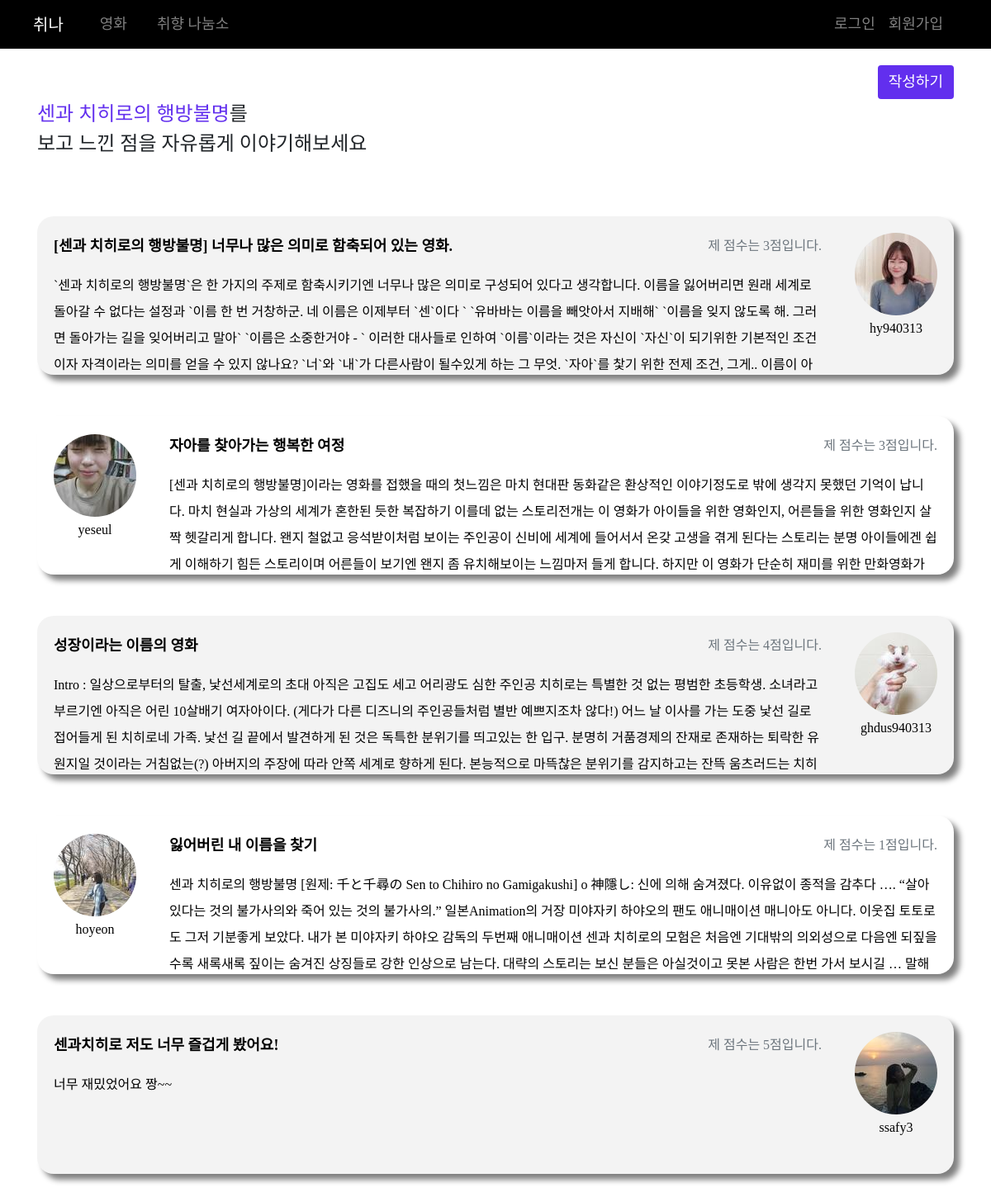
/articles/10/community, run on an earlier commit of the app's database.
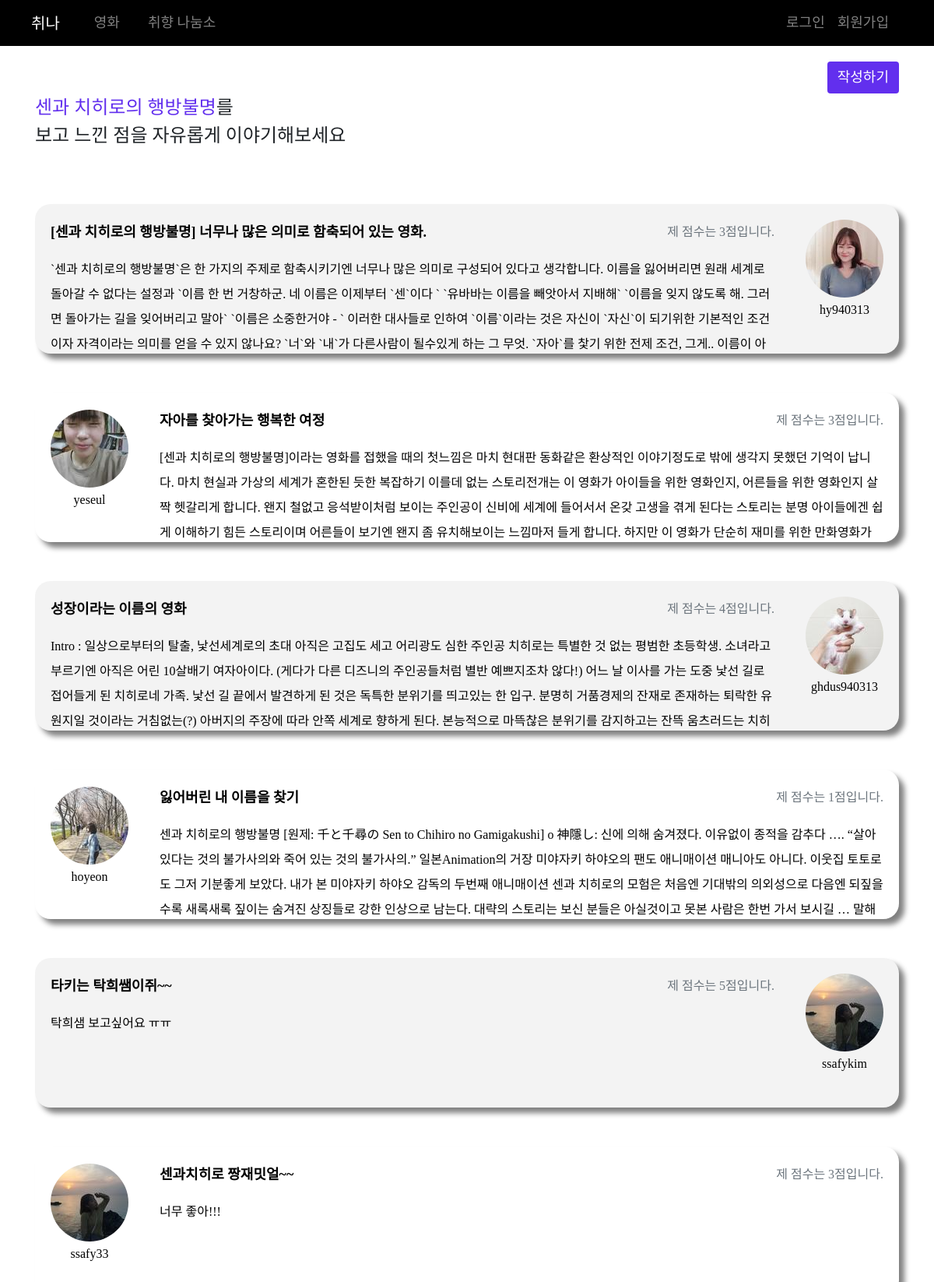
And on a later commit of the database.
### articles/models.py (models this page shows)
class Movie(models.Model):
    popularity = models.FloatField()
    vote_count = models.IntegerField()
    poster_path = models.CharField(max_length=200, null=True)
    adult = models.BooleanField()
    backdrop_path = models.CharField(max_length=200, null=True)
    original_language = models.CharField(max_length=200)
    original_title = models.CharField(max_length=200)
    title = models.CharField(max_length=200)
    vote_average = models.FloatField()
    overview = models.TextField()
    release_date = models.DateField()
    color = models.CharField(validators=[validate_comma_separated_integer_list], max_length=30, blank=True, null=True)
    like_users = models.ManyToManyField(settings.AUTH_USER_MODEL, related_name='like_movies')
    genre_ids = models.ManyToManyField(Genre, related_name='genre_movies', blank=True)

class Review(models.Model):
    title = models.CharField(max_length=150)
    content = models.TextField()
    created_at = models.DateField(auto_now_add=True)
    updated_at = models.DateField(auto_now=True)
    user = models.ForeignKey(settings.AUTH_USER_MODEL, on_delete=models.CASCADE)
    movie = models.ForeignKey(Movie, on_delete=models.CASCADE)
    genre_ids = models.ManyToManyField(Genre, related_name='review', blank=True)
    score = models.IntegerField(validators=[MinValueValidator(1), MaxValueValidator(5)])

### accounts/models.py (models this page shows)
class User(AbstractUser):
    followers = models.ManyToManyField(
            settings.AUTH_USER_MODEL,
            related_name='followings'
    )
    myinfo = models.TextField(blank=True, null=True)
    image = ProcessedImageField(upload_to='',processors=[ResizeToFill(100,100)],blank=True, null=True)
    nickname = models.TextField(blank=True, null=True)

### articles/views.py (the view)
# urls.py: path('<int:movie_pk>/community', views.community, name='community'),
def community(request, movie_pk):
    movie = get_object_or_404(Movie, pk=movie_pk)
    reviews = movie.review_set.all()
    paginator = Paginator(reviews, 6)
    page_number = request.GET.get('page')
    page_obj = paginator.get_page(page_number)
    context = {
        'reviews': reviews,
        'movie': movie,
        'page_obj': page_obj,
    }
    return render(request, 'articles/community.html', context)

### articles/templates/articles/community.html (shortened to what this page needs)
{% extends 'base.html' %}
{% load static %}
{% load bootstrap_pagination %}
{% block head %}
<link rel="stylesheet" href="{% static 'articles/style.css' %}">
{% endblock %}
{% block content %}
<div class="container">
    <div class="d-flex flex-row-reverse align-content-center">
        <form action="{% url 'articles:review_create' movie.pk %}">
            <button class="btn text_R" style="background-color: rgb(98, 47, 238); color: white; margin-top: 20px;">작성하기</button>
        </form>
    </div>
    <div>
        <a href="#" class="text-decoration-none text_B" style="color: rgb(98, 47, 238);">{{ movie.title }}</a><span class="text_B">를</span>
        <p class="text_B">보고 느낀 점을 자유롭게 이야기해보세요</p>
    </div>
    <div style="margin-top: 70px;">
        {% for review in page_obj %}
        {% if forloop.counter|divisibleby:"2" %}
            <a href="{% url 'articles:review_detail' movie.pk review.pk %}" class="text-decoration-none" >
                <div class="d-flex community_txt_post" style="margin-bottom: 50px; ; border-radius: 20px 20px 20px 20px;">
                    <div class="d-flex flex-column justify-content-center align-content-center" style="margin:20px;">
                        {% if review.user.image %}
                            <img class="profile_img" src = "{{ review.user.image.url }}" style="width: 100px; height: 100px;">
                        {% else %}
                            <img class="profile_img" src = "/static/noprofile.jpg" style="width: 100px; height: 100px;">
                        {% endif %}
                        <p class="text_L text-center" style="color: black;">{{ review.user.username }}</p>
                    </div>
                    <div style="width:100%; margin: 20px;">
                        <div class="d-flex justify-content-between" style="width: 100%;">
                            <p class="text_R font-weight-bold" style="color: black;">{{ review.title }}</p>
                            <p class="text_L text-muted">제 점수는 {{ review.score }}점입니다.</p>
                        </div>
                        <div class="">
                            <p style="color: black;">{{ review.content }}</p>
                        </div>
                    </div>
                </div>
            </a>
        {% else %}
            <a href="{% url 'articles:review_detail' movie.pk review.pk %}" class="text-decoration-none" >
                <div class="d-flex community_txt_post" style="margin-bottom: 50px; background-color: rgb(243, 243, 243); border-radius: 20px 20px 20px 20px;">
                    <div style="width:100%; margin: 20px;">
                        <div class="d-flex justify-content-between" style="width: 100%;">
                            <p class="text_R font-weight-bold" style="color: black;">{{ review.title }}</p>
                            <p class="text_L text-muted" >제 점수는 {{ review.score }}점입니다.</p>
                        </div>
                        <div class="">
                            <p style="color: black;">{{ review.content }}</p>
                        </div>
                    </div>
                    <div style="margin: 20px;">
                        {% if review.user.image %}
                            <img class="profile_img" src = "{{ review.user.image.url }}" style="width: 100px; height: 100px;">
                        {% else %}
                            <img class="profile_img" src = "/static/noprofile.jpg" style="width: 100px; height: 100px;">
                        {% endif %}
                        <p class="text_L text-center" style="color: black;">{{ review.user.username }}</p>
                    </div>
                </div>
            </a>
        {% endif %}
        {% endfor %}
    </div>
</div>
{% endblock %}

### templates/base.html (shortened to what this page needs)
{% load static %}
<!DOCTYPE html>
<html lang="en">
<head>
    <link rel="stylesheet" href="{% static 'style.css' %}">
    <link rel="stylesheet" href="https://stackpath.bootstrapcdn.com/bootstrap/4.5.0/css/bootstrap.min.css">
    {% block head %}
    {% endblock %}
</head>
<body>
    {% include '_nav.html' %}
    {% block content %}
    {% endblock %}
</body>
</html>

### templates/_nav.html (shortened to what this page needs)
{% load bootstrap4 %}
<nav class="navbar navbar-expand-lg navbar-dark" style="background-color: black; padding-left: 40px; padding-right: 30px;">
    <a class="nav_title navbar-brand" href="{% url 'articles:home' %}">취나</a>
    <div class="collapse navbar-collapse justify-content-between" id="navbarNav" style="padding-left: 20px; padding-right: 20px;">
        <ul class="navbar-nav">
            <li class="nav-item" style="padding-right: 20px;">
                <a class="nav-link nav_text" href="{% url 'articles:movie_list' %}">영화</a>
            </li>
            <li class="nav-item">
                <a class="nav-link nav_text" href="{% url 'articles:review_list' %}">취향 나눔소</a>
            </li>
        </ul>
        <ul class="navbar-nav">
            {% if user.is_authenticated %}
            <li class="nav-item nav_text"><a class ="nav-link" href="{% url 'accounts:profile' user.username %}">프로필</a></li>
            <li class="nav-item nav_text"><a class ="nav-link" href="{% url 'accounts:logout' %} "style="padding-left:20px";>로그아웃</a></li>
            {% else %}
            <li class="nav-item nav_text"><a class ="nav-link" href="{% url 'accounts:login' %}">로그인</a></li>
            <li class="nav-item nav_text"><a class ="nav-link" href="{% url 'accounts:signup' %}">회원가입</a></li>
            {% endif %}
        </ul>
    </div>
</nav>

### static/style.css (style rules this page uses)
.nav_title { font-family: "font_B"; font-size: large; }
.nav_text { font-family: "font_R"; font-size: large; }

### static/articles/style.css (style rules this page uses)
.profile_img { border-radius: 50%; }
.text_R { font-family: "font_R"; font-size: large; }
.text_B { font-family: "font_B"; font-size: x-large; }
.text_L { font-family: "font_L"; font-size: medium; }
.community_txt_post { overflow: hidden; text-overflow: ellipsis; display: -webkit-box; -webkit-line-clamp: 5; -webkit-box-orient: vertical; word-wrap:break-word; line-height: 2em; height: 12em; font-family: "font_L" }
.community_txt_post { box-shadow: 7px 7px 7px gray; }

What changed in the data, as far as the page shows it:
removed Review: title "센과치히로 저도 너무 즐겁게 봤어요!", score "5", content "너무 재밌었어요 짱~~", user.image (picture), user.username "ssafy3"
added Review: title "타키는 탁희쌤이쥐~~", score "5", content "탁희샘 보고싶어요 ㅠㅠ", user.image (picture), user.username "ssafykim"
added Review: user.image (picture), user.username "ssafy33", title "센과치히로 짱재밋얼~~", score "3", content "너무 좋아!!!"
